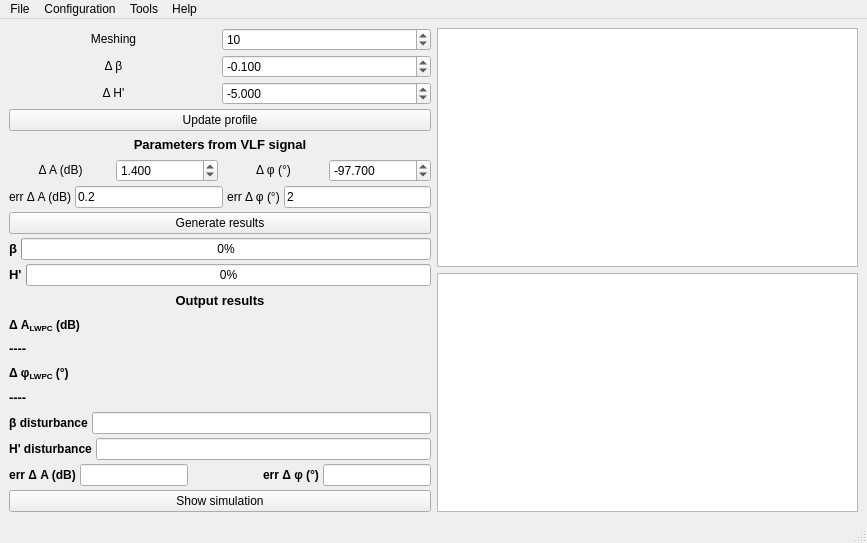
<?xml version="1.0" encoding="UTF-8"?>
<ui version="4.0">
 <class>MainApp</class>
 <widget class="QMainWindow" name="MainApp">
  <property name="windowModality">
   <enum>Qt::WindowModal</enum>
  </property>
  <property name="geometry">
   <rect>
    <x>0</x>
    <y>0</y>
    <width>867</width>
    <height>543</height>
   </rect>
  </property>
  <property name="sizePolicy">
   <sizepolicy hsizetype="Preferred" vsizetype="Minimum">
    <horstretch>0</horstretch>
    <verstretch>0</verstretch>
   </sizepolicy>
  </property>
  <property name="windowTitle">
   <string>SuperLWPC</string>
  </property>
  <property name="windowIcon">
   <iconset>
    <normaloff>logo.ico</normaloff>logo.ico</iconset>
  </property>
  <property name="layoutDirection">
   <enum>Qt::LeftToRight</enum>
  </property>
  <widget class="QWidget" name="centralWidget">
   <layout class="QHBoxLayout" name="horizontalLayout_2">
    <item>
     <layout class="QVBoxLayout" name="verticalLayout">
      <property name="spacing">
       <number>4</number>
      </property>
      <item>
       <layout class="QHBoxLayout" name="horizontalLayout">
        <property name="sizeConstraint">
         <enum>QLayout::SetMinimumSize</enum>
        </property>
        <item>
         <widget class="QLabel" name="label_5">
          <property name="text">
           <string>&lt;html&gt;&lt;head/&gt;&lt;body&gt;&lt;p align=&quot;center&quot;&gt;Meshing&lt;/p&gt;&lt;/body&gt;&lt;/html&gt;</string>
          </property>
         </widget>
        </item>
        <item>
         <widget class="QSpinBox" name="spinBox_NLines">
          <property name="minimum">
           <number>5</number>
          </property>
          <property name="maximum">
           <number>50</number>
          </property>
          <property name="value">
           <number>10</number>
          </property>
         </widget>
        </item>
       </layout>
      </item>
      <item>
       <layout class="QHBoxLayout" name="horizontalLayout_6">
        <item>
         <widget class="QLabel" name="label_11">
          <property name="text">
           <string>&lt;html&gt;&lt;head/&gt;&lt;body&gt;&lt;p align=&quot;center&quot;&gt;Δ β&lt;/p&gt;&lt;/body&gt;&lt;/html&gt;</string>
          </property>
         </widget>
        </item>
        <item>
         <widget class="QDoubleSpinBox" name="dBeta">
          <property name="locale">
           <locale language="English" country="UnitedStates"/>
          </property>
          <property name="decimals">
           <number>3</number>
          </property>
          <property name="minimum">
           <double>-0.600000000000000</double>
          </property>
          <property name="maximum">
           <double>0.600000000000000</double>
          </property>
          <property name="singleStep">
           <double>0.050000000000000</double>
          </property>
          <property name="value">
           <double>-0.100000000000000</double>
          </property>
         </widget>
        </item>
       </layout>
      </item>
      <item>
       <layout class="QHBoxLayout" name="horizontalLayout_5">
        <item>
         <widget class="QLabel" name="label_12">
          <property name="text">
           <string>&lt;html&gt;&lt;head/&gt;&lt;body&gt;&lt;p align=&quot;center&quot;&gt;Δ H'&lt;/p&gt;&lt;/body&gt;&lt;/html&gt;</string>
          </property>
         </widget>
        </item>
        <item>
         <widget class="QDoubleSpinBox" name="dHp">
          <property name="locale">
           <locale language="English" country="UnitedStates"/>
          </property>
          <property name="decimals">
           <number>3</number>
          </property>
          <property name="minimum">
           <double>-30.000000000000000</double>
          </property>
          <property name="maximum">
           <double>30.000000000000000</double>
          </property>
          <property name="singleStep">
           <double>1.000000000000000</double>
          </property>
          <property name="value">
           <double>-5.000000000000000</double>
          </property>
         </widget>
        </item>
       </layout>
      </item>
      <item>
       <widget class="QPushButton" name="btn_updateMaillor">
        <property name="text">
         <string>Update profile</string>
        </property>
       </widget>
      </item>
      <item>
       <widget class="QLabel" name="label_14">
        <property name="text">
         <string>&lt;html&gt;&lt;head/&gt;&lt;body&gt;&lt;p align=&quot;center&quot;&gt;&lt;span style=&quot; font-size:10pt; font-weight:600; color:#000000;&quot;&gt;Parameters from VLF signal&lt;/span&gt;&lt;/p&gt;&lt;/body&gt;&lt;/html&gt;</string>
        </property>
       </widget>
      </item>
      <item>
       <layout class="QHBoxLayout" name="horizontalLayout_7">
        <item>
         <widget class="QLabel" name="label_15">
          <property name="text">
           <string>&lt;html&gt;&lt;head/&gt;&lt;body&gt;&lt;p align=&quot;center&quot;&gt;Δ A (dB)&lt;/p&gt;&lt;/body&gt;&lt;/html&gt;</string>
          </property>
         </widget>
        </item>
        <item>
         <widget class="QDoubleSpinBox" name="doubleSpinBox_dA">
          <property name="locale">
           <locale language="English" country="UnitedStates"/>
          </property>
          <property name="decimals">
           <number>3</number>
          </property>
          <property name="minimum">
           <double>-50.000000000000000</double>
          </property>
          <property name="maximum">
           <double>50.000000000000000</double>
          </property>
          <property name="singleStep">
           <double>0.001000000000000</double>
          </property>
          <property name="value">
           <double>1.400000000000000</double>
          </property>
         </widget>
        </item>
        <item>
         <widget class="QLabel" name="label_16">
          <property name="text">
           <string>&lt;html&gt;&lt;head/&gt;&lt;body&gt;&lt;p align=&quot;center&quot;&gt;Δ φ (°)&lt;/p&gt;&lt;/body&gt;&lt;/html&gt;</string>
          </property>
         </widget>
        </item>
        <item>
         <widget class="QDoubleSpinBox" name="doubleSpinBox_dPhi">
          <property name="locale">
           <locale language="English" country="UnitedStates"/>
          </property>
          <property name="decimals">
           <number>3</number>
          </property>
          <property name="minimum">
           <double>-180.000000000000000</double>
          </property>
          <property name="maximum">
           <double>180.000000000000000</double>
          </property>
          <property name="singleStep">
           <double>1.000000000000000</double>
          </property>
          <property name="value">
           <double>-97.700000000000003</double>
          </property>
         </widget>
        </item>
       </layout>
      </item>
      <item>
       <layout class="QHBoxLayout" name="horizontalLayout_15">
        <item>
         <widget class="QLabel" name="label_27">
          <property name="text">
           <string>&lt;html&gt;&lt;head/&gt;&lt;body&gt;&lt;p align=&quot;center&quot;&gt;err Δ A (dB)&lt;/p&gt;&lt;/body&gt;&lt;/html&gt;</string>
          </property>
         </widget>
        </item>
        <item>
         <widget class="QLineEdit" name="lineEdit_errdA">
          <property name="text">
           <string>0.2</string>
          </property>
         </widget>
        </item>
        <item>
         <widget class="QLabel" name="label_28">
          <property name="text">
           <string>&lt;html&gt;&lt;head/&gt;&lt;body&gt;&lt;p align=&quot;center&quot;&gt;err Δ φ (°)&lt;/p&gt;&lt;/body&gt;&lt;/html&gt;</string>
          </property>
         </widget>
        </item>
        <item>
         <widget class="QLineEdit" name="lineEdit_errdPhi">
          <property name="text">
           <string>2</string>
          </property>
         </widget>
        </item>
       </layout>
      </item>
      <item>
       <widget class="QPushButton" name="pushButton_profile">
        <property name="statusTip">
         <string/>
        </property>
        <property name="text">
         <string>Generate results</string>
        </property>
       </widget>
      </item>
      <item>
       <layout class="QHBoxLayout" name="horizontalLayout_12">
        <item>
         <widget class="QLabel" name="label_21">
          <property name="mouseTracking">
           <bool>true</bool>
          </property>
          <property name="text">
           <string>&lt;html&gt;&lt;head/&gt;&lt;body&gt;&lt;p&gt;&lt;span style=&quot; font-size:10pt; font-weight:600;&quot;&gt;β&lt;/span&gt;&lt;/p&gt;&lt;/body&gt;&lt;/html&gt;</string>
          </property>
         </widget>
        </item>
        <item>
         <widget class="QProgressBar" name="progressBar_2">
          <property name="value">
           <number>0</number>
          </property>
         </widget>
        </item>
       </layout>
      </item>
      <item>
       <layout class="QHBoxLayout" name="horizontalLayout_13">
        <item>
         <widget class="QLabel" name="label_22">
          <property name="text">
           <string>&lt;html&gt;&lt;head/&gt;&lt;body&gt;&lt;p&gt;&lt;span style=&quot; font-size:10pt; font-weight:600;&quot;&gt;H'&lt;/span&gt;&lt;/p&gt;&lt;/body&gt;&lt;/html&gt;</string>
          </property>
         </widget>
        </item>
        <item>
         <widget class="QProgressBar" name="progressBar">
          <property name="value">
           <number>0</number>
          </property>
         </widget>
        </item>
       </layout>
      </item>
      <item>
       <widget class="QLabel" name="label_19">
        <property name="text">
         <string>&lt;html&gt;&lt;head/&gt;&lt;body&gt;&lt;p align=&quot;center&quot;&gt;&lt;span style=&quot; font-size:10pt; font-weight:600; color:#000000;&quot;&gt;Output results&lt;/span&gt;&lt;/p&gt;&lt;/body&gt;&lt;/html&gt;</string>
        </property>
       </widget>
      </item>
      <item>
       <widget class="QLabel" name="labelDAlwpc">
        <property name="text">
         <string>&lt;html&gt;&lt;head/&gt;&lt;body&gt;&lt;p&gt;&lt;span style=&quot; font-weight:600;&quot;&gt;Δ A&lt;/span&gt;&lt;span style=&quot; font-weight:600; vertical-align:sub;&quot;&gt;LWPC&lt;/span&gt;&lt;span style=&quot; font-weight:600;&quot;&gt; (dB)&lt;/span&gt;&lt;/p&gt;&lt;/body&gt;&lt;/html&gt;</string>
        </property>
       </widget>
      </item>
      <item>
       <widget class="QLabel" name="DAmpLWPC">
        <property name="text">
         <string>&lt;html&gt;&lt;head/&gt;&lt;body&gt;&lt;p&gt;&lt;span style=&quot; font-size:10pt; font-weight:600;&quot;&gt;----&lt;/span&gt;&lt;/p&gt;&lt;/body&gt;&lt;/html&gt;</string>
        </property>
       </widget>
      </item>
      <item>
       <widget class="QLabel" name="labelDPlwpc">
        <property name="text">
         <string>&lt;html&gt;&lt;head/&gt;&lt;body&gt;&lt;p&gt;&lt;span style=&quot; font-weight:600;&quot;&gt;Δ φ&lt;/span&gt;&lt;span style=&quot; font-weight:600; vertical-align:sub;&quot;&gt;LWPC&lt;/span&gt;&lt;span style=&quot; font-weight:600;&quot;&gt; (°)&lt;/span&gt;&lt;/p&gt;&lt;/body&gt;&lt;/html&gt;</string>
        </property>
       </widget>
      </item>
      <item>
       <widget class="QLabel" name="DPhiLWPC">
        <property name="text">
         <string>&lt;html&gt;&lt;head/&gt;&lt;body&gt;&lt;p&gt;&lt;span style=&quot; font-size:10pt; font-weight:600;&quot;&gt;----&lt;/span&gt;&lt;/p&gt;&lt;/body&gt;&lt;/html&gt;</string>
        </property>
       </widget>
      </item>
      <item>
       <layout class="QHBoxLayout" name="horizontalLayout_9">
        <item>
         <widget class="QLabel" name="label_3">
          <property name="text">
           <string>&lt;html&gt;&lt;head/&gt;&lt;body&gt;&lt;p align=&quot;center&quot;&gt;&lt;span style=&quot; font-weight:600;&quot;&gt;β  disturbance&lt;/span&gt;&lt;/p&gt;&lt;/body&gt;&lt;/html&gt;</string>
          </property>
         </widget>
        </item>
        <item>
         <widget class="QLineEdit" name="lineEdit_BetaRes">
          <property name="readOnly">
           <bool>true</bool>
          </property>
         </widget>
        </item>
       </layout>
      </item>
      <item>
       <layout class="QHBoxLayout" name="horizontalLayout_10">
        <item>
         <widget class="QLabel" name="label_4">
          <property name="text">
           <string>&lt;html&gt;&lt;head/&gt;&lt;body&gt;&lt;p align=&quot;center&quot;&gt;&lt;span style=&quot; font-weight:600;&quot;&gt;H'  disturbance&lt;/span&gt;&lt;/p&gt;&lt;/body&gt;&lt;/html&gt;</string>
          </property>
         </widget>
        </item>
        <item>
         <widget class="QLineEdit" name="lineEdit_HpRes">
          <property name="readOnly">
           <bool>true</bool>
          </property>
         </widget>
        </item>
       </layout>
      </item>
      <item>
       <layout class="QHBoxLayout" name="horizontalLayout_8">
        <item>
         <widget class="QLabel" name="label_17">
          <property name="text">
           <string>&lt;html&gt;&lt;head/&gt;&lt;body&gt;&lt;p align=&quot;center&quot;&gt;&lt;span style=&quot; font-weight:600;&quot;&gt;err Δ A (dB)&lt;/span&gt;&lt;/p&gt;&lt;/body&gt;&lt;/html&gt;</string>
          </property>
         </widget>
        </item>
        <item>
         <widget class="QLineEdit" name="lineEdit_errdARres">
          <property name="readOnly">
           <bool>true</bool>
          </property>
         </widget>
        </item>
        <item>
         <spacer name="horizontalSpacer">
          <property name="orientation">
           <enum>Qt::Horizontal</enum>
          </property>
          <property name="sizeHint" stdset="0">
           <size>
            <width>40</width>
            <height>20</height>
           </size>
          </property>
         </spacer>
        </item>
        <item>
         <widget class="QLabel" name="label_18">
          <property name="text">
           <string>&lt;html&gt;&lt;head/&gt;&lt;body&gt;&lt;p align=&quot;center&quot;&gt;&lt;span style=&quot; font-weight:600;&quot;&gt;err Δ φ (°)&lt;/span&gt;&lt;/p&gt;&lt;/body&gt;&lt;/html&gt;</string>
          </property>
         </widget>
        </item>
        <item>
         <widget class="QLineEdit" name="lineEdit_errdPhiRes">
          <property name="readOnly">
           <bool>true</bool>
          </property>
         </widget>
        </item>
       </layout>
      </item>
      <item>
       <widget class="QPushButton" name="pushButton_simulation">
        <property name="text">
         <string>Show simulation</string>
        </property>
       </widget>
      </item>
     </layout>
    </item>
    <item>
     <layout class="QVBoxLayout" name="verticalLayout_2">
      <property name="spacing">
       <number>6</number>
      </property>
      <property name="sizeConstraint">
       <enum>QLayout::SetDefaultConstraint</enum>
      </property>
      <item>
       <widget class="MPL_WIDGET" name="mpl1"/>
      </item>
      <item>
       <widget class="MPL_WIDGET" name="mpl2"/>
      </item>
     </layout>
    </item>
   </layout>
  </widget>
  <widget class="QMenuBar" name="menuBar">
   <property name="geometry">
    <rect>
     <x>0</x>
     <y>0</y>
     <width>867</width>
     <height>20</height>
    </rect>
   </property>
   <widget class="QMenu" name="menuFile">
    <property name="title">
     <string>File</string>
    </property>
    <addaction name="actionExit"/>
   </widget>
   <widget class="QMenu" name="menuHelp">
    <property name="title">
     <string>Help</string>
    </property>
    <addaction name="actionAbout"/>
    <addaction name="actionAbout_Qt"/>
    <addaction name="separator"/>
    <addaction name="actionTuturial"/>
   </widget>
   <widget class="QMenu" name="menuConfiguration">
    <property name="title">
     <string>Configuration</string>
    </property>
    <addaction name="LWPC_input"/>
   </widget>
   <widget class="QMenu" name="menuTools">
    <property name="title">
     <string>Tools</string>
    </property>
    <addaction name="actionReset"/>
   </widget>
   <addaction name="menuFile"/>
   <addaction name="menuConfiguration"/>
   <addaction name="menuTools"/>
   <addaction name="menuHelp"/>
  </widget>
  <widget class="QStatusBar" name="statusBar"/>
  <action name="actionAbout">
   <property name="text">
    <string>About</string>
   </property>
   <property name="statusTip">
    <string>About SuperLWPC application</string>
   </property>
   <property name="shortcut">
    <string>Ctrl+A</string>
   </property>
  </action>
  <action name="actionTuturial">
   <property name="text">
    <string>Tutorial</string>
   </property>
   <property name="statusTip">
    <string>This small tutorial may help you!</string>
   </property>
   <property name="shortcut">
    <string>Ctrl+T</string>
   </property>
  </action>
  <action name="actionExit">
   <property name="text">
    <string>Exit</string>
   </property>
   <property name="statusTip">
    <string>Exit SuperLWPC</string>
   </property>
   <property name="shortcut">
    <string>Ctrl+Q</string>
   </property>
  </action>
  <action name="actionAbout_Qt">
   <property name="text">
    <string>About Qt</string>
   </property>
   <property name="statusTip">
    <string>Technology behind this beautiful GUI</string>
   </property>
   <property name="shortcut">
    <string>Ctrl+D</string>
   </property>
  </action>
  <action name="LWPC_input">
   <property name="text">
    <string>LWPC input</string>
   </property>
   <property name="shortcut">
    <string>Ctrl+I</string>
   </property>
  </action>
  <action name="actionReset">
   <property name="text">
    <string>Reset</string>
   </property>
   <property name="statusTip">
    <string>Liberate lwpm.exe</string>
   </property>
  </action>
 </widget>
 <customwidgets>
  <customwidget>
   <class>MPL_WIDGET</class>
   <extends>QGraphicsView</extends>
   <header location="global">gui.mplwidget</header>
  </customwidget>
 </customwidgets>
 <resources/>
 <connections/>
</ui>
